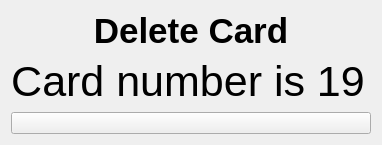
             <widget class="QWidget" name="page_2">
              <layout class="QGridLayout" name="gridLayout_21">
               <item row="1" column="0">
                <widget class="QLabel" name="label_16">
                 <property name="sizePolicy">
                  <sizepolicy hsizetype="Expanding" vsizetype="Expanding">
                   <horstretch>0</horstretch>
                   <verstretch>0</verstretch>
                  </sizepolicy>
                 </property>
                 <property name="font">
                  <font>
                   <pointsize>32</pointsize>
                  </font>
                 </property>
                 <property name="text">
                  <string>Card number is 19</string>
                 </property>
                 <property name="alignment">
                  <set>Qt::AlignCenter</set>
                 </property>
                </widget>
               </item>
               <item row="0" column="0" colspan="2">
                <widget class="QLabel" name="label_15">
                 <property name="maximumSize">
                  <size>
                   <width>16777215</width>
                   <height>40</height>
                  </size>
                 </property>
                 <property name="font">
                  <font>
                   <pointsize>26</pointsize>
                   <weight>75</weight>
                   <bold>true</bold>
                  </font>
                 </property>
                 <property name="text">
                  <string>Delete Card</string>
                 </property>
                 <property name="alignment">
                  <set>Qt::AlignCenter</set>
                 </property>
                </widget>
               </item>
               <item row="2" column="0" colspan="2">
                <widget class="QPushButton" name="pushButton_confirm_3">
                 <property name="sizePolicy">
                  <sizepolicy hsizetype="Minimum" vsizetype="Expanding">
                   <horstretch>0</horstretch>
                   <verstretch>0</verstretch>
                  </sizepolicy>
                 </property>
                 <property name="maximumSize">
                  <size>
                   <width>16777215</width>
                   <height>50</height>
                  </size>
                 </property>
                 <property name="text">
                  <string/>
                 </property>
                 <property name="icon">
                  <iconset resource="resources.qrc">
                   <normaloff>:/images/tick.png</normaloff>:/images/tick.png</iconset>
                 </property>
                 <property name="iconSize">
                  <size>
                   <width>60</width>
                   <height>60</height>
                  </size>
                 </property>
                </widget>
               </item>
              </layout>
             </widget>
